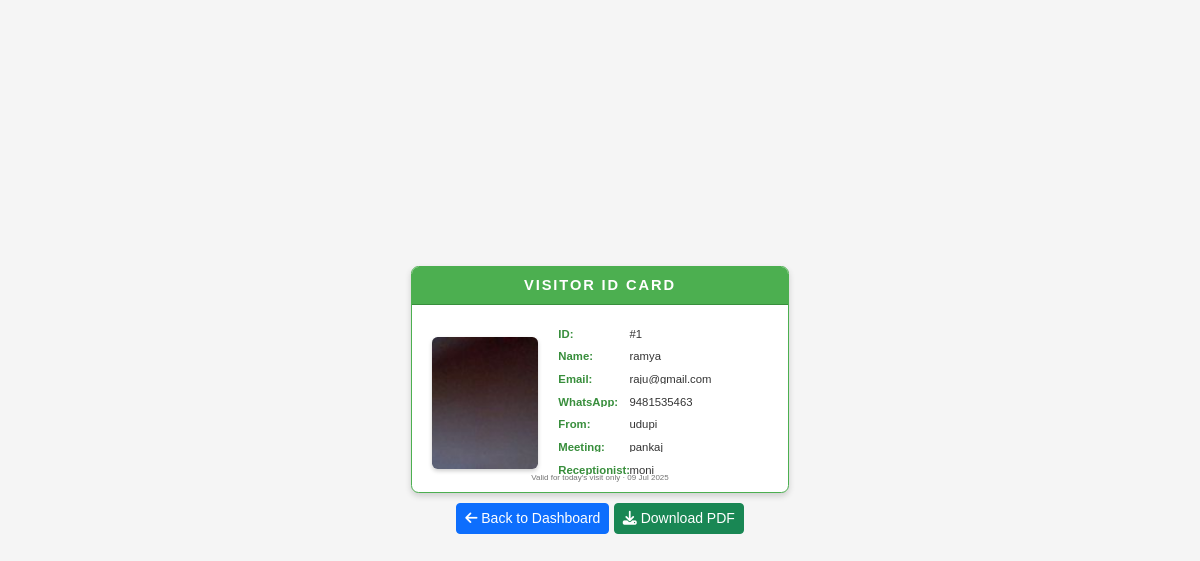
The page /display.php?id=1 (signed in) on the database its author committed.
### tables this page shows
CREATE TABLE `visitors` (
  `id` int(11) UNSIGNED NOT NULL,
  `name` varchar(255) NOT NULL,
  `email` varchar(255) DEFAULT NULL,
  `whatsapp` varchar(20) NOT NULL,
  `coming_from` varchar(255) NOT NULL,
  `meeting_to` varchar(255) NOT NULL,
  `selfie_path` varchar(255) NOT NULL,
  `receptionist_id` int(11) UNSIGNED DEFAULT NULL,
  `otp` varchar(6) DEFAULT NULL
);

CREATE TABLE `users1` (
  `id` int(6) UNSIGNED NOT NULL,
  `mobile` varchar(15) NOT NULL,
  `password` varchar(255) NOT NULL,
  `name` varchar(100) NOT NULL,
  `role` enum('receptionist','super_admin') NOT NULL DEFAULT 'receptionist',
  `reg_date` timestamp NOT NULL DEFAULT current_timestamp()
);

### display.php (the view, shortened to what this page needs)
<?php
try {
    $db = new PDO('mysql:host=localhost;dbname=registration_db', 'root', '');
    $db->setAttribute(PDO::ATTR_ERRMODE, PDO::ERRMODE_EXCEPTION);
} catch (PDOException $e) {
    $_SESSION['errors'] = ["Database error: " . $e->getMessage()];
    header("Location: admin_dashboard.php");
    exit();
}
$id = (int)$_GET['id'];
$user_id = $_SESSION['user_id'];
$user_type = $_SESSION['user_type'];
try {
    if ($user_type === 'super_admin') {
        $stmt = $db->prepare("SELECT v.*, u.name AS receptionist_name
                             FROM visitors v
                             LEFT JOIN users1 u ON v.receptionist_id = u.id
                             WHERE v.id = :id");
        $stmt->execute([':id' => $id]);
    } else {
        $stmt = $db->prepare("SELECT v.*, u.name AS receptionist_name
                             FROM visitors v
                             LEFT JOIN users1 u ON v.receptionist_id = u.id
                             WHERE v.id = :id AND v.receptionist_id = :user_id");
        $stmt->execute([':id' => $id, ':user_id' => $user_id]);
    }
    $data = $stmt->fetch(PDO::FETCH_ASSOC);
    $selfie_path = $data['selfie_path'];
} catch (PDOException $e) {
    $_SESSION['errors'] = ["Database error: " . $e->getMessage()];
    header("Location: admin_dashboard.php");
    exit();
}
?>
<!DOCTYPE html>
<html lang="en">
<head>
    <link href="https://cdn.jsdelivr.net/npm/bootstrap@5.3.3/dist/css/bootstrap.min.css" rel="stylesheet">
    <link rel="stylesheet" href="https://cdnjs.cloudflare.com/ajax/libs/font-awesome/6.4.0/css/all.min.css">
</head>
<body>
    <div class="id-card-container">
        <div class="id-card">
            <div class="title-bg"></div>
            <div class="title">Visitor ID Card</div>
            <div class="content">
                <div class="selfie-container">
                    <img src="<?php echo htmlspecialchars($selfie_path); ?>" alt="Selfie" class="selfie">
                </div>
                <div class="details">
                    <div><span class="detail-label">ID:</span> #<?php echo $id; ?></div>
                    <div><span class="detail-label">Name:</span> <?php echo htmlspecialchars(substr($data['name'], 0, 40)); ?></div>
                    <?php if ($data['email']): ?>
                        <div><span class="detail-label">Email:</span> <?php echo htmlspecialchars(substr($data['email'], 0, 40)); ?></div>
                    <?php endif; ?>
                    <div><span class="detail-label">WhatsApp:</span> <?php echo htmlspecialchars(substr($data['whatsapp'], 0, 40)); ?></div>
                    <div><span class="detail-label">From:</span> <?php echo htmlspecialchars(substr($data['coming_from'], 0, 40)); ?></div>
                    <div><span class="detail-label">Meeting:</span> <?php echo htmlspecialchars(substr($data['meeting_to'], 0, 40)); ?></div>
                    <?php if ($user_type === 'super_admin'): ?>
                        <div><span class="detail-label">Receptionist:</span> <?php echo htmlspecialchars($data['receptionist_name'] ?: 'N/A'); ?></div>
                    <?php endif; ?>
                </div>
            </div>
            <div class="footer">Valid for today's visit only · <?php echo date('d M Y'); ?></div>
        </div>
        <div class="nav-buttons">
            <a href="admin_dashboard.php" class="btn btn-primary btn-sm"><i class="fas fa-arrow-left"></i> Back to Dashboard</a>
            <a href="download.php?id=<?php echo $id; ?>" class="btn btn-success btn-sm"><i class="fas fa-download"></i> Download PDF</a>
        </div>
    </div>
</body>
</html>

### display.php (style rules this page uses)
:root { --primary-color: #0b3d91; --secondary-color: #1e88e5; --accent-color: #4CAF50; --light-bg: #f5f5f5; }
body { display: flex; justify-content: center; align-items: center; min-height: 100vh; margin: 0; background-color: var(--light-bg); font-family: Arial, sans-serif; }
.id-card-container { max-width: 100mm; margin: 20px; }
.id-card { width: 100mm; height: 60mm; background-color: white; border: 0.5mm solid var(--accent-color); padding: 2mm; box-sizing: border-box; position: relative; box-shadow: 0 3px 6px rgba(0,0,0,0.16); border-radius: 2mm; overflow: hidden; }
.title-bg { position: absolute; top: 0; left: 0; width: 100%; height: 10mm; background-color: var(--accent-color); border-bottom: 0.3mm solid #388E3C; }
.title { position: absolute; top: 0; left: 0; width: 100%; text-align: center; color: white; font-size: 11pt; font-weight: bold; line-height: 10mm; margin: 0; text-transform: uppercase; letter-spacing: 0.5mm; }
.content { position: absolute; top: 12mm; left: 0; width: 100%; height: calc(60mm - 12mm); display: flex; align-items: center; padding: 0 3mm; box-sizing: border-box; }
.selfie-container { width: 35%; height: 100%; display: flex; justify-content: center; align-items: center; padding: 3mm 0; }
.selfie { width: 28mm; height: 35mm; border: none; object-fit: cover; border-radius: 1.5mm; box-shadow: 0 2px 4px rgba(0,0,0,0.2); }
.details { width: 65%; height: 100%; padding: 3mm 0 3mm 3mm; font-size: 8.5pt; color: #333333; line-height: 5.5mm; display: flex; flex-direction: column; justify-content: center; }
.details div { white-space: nowrap; overflow: hidden; text-overflow: ellipsis; margin-bottom: 2mm; position: relative; }
.detail-label { font-weight: bold; color: #388E3C; display: inline-block; width: 18mm; }
.footer { position: absolute; bottom: 2mm; left: 0; width: 100%; text-align: center; font-size: 6pt; color: #757575; }
.nav-buttons { margin-top: 10px; text-align: center; }

### rows shown on the page
visitors: selfie_path (picture), name "ramya", email "raju@gmail.com", whatsapp "9481535463", coming_from "udupi", meeting_to "pankaj", receptionist.name "moni"

### other values the page prints
$id "1"
